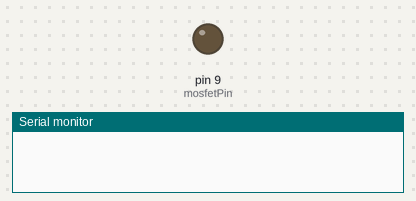
Simulated run of this sketch. Board: Arduino Uno, built with avr-gcc and run on an emulated ATmega328P. Shown: output pins drawn as LEDs (lit = HIGH), the last lines printed to the serial monitor.

Above: at 0.7 s.
At 5.2 s:
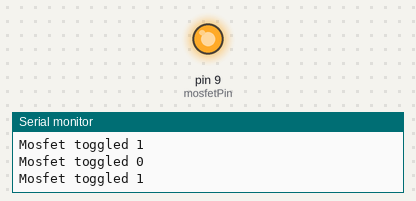
Timing chart, 0 to 6.9 s (numbered marks = the images above):
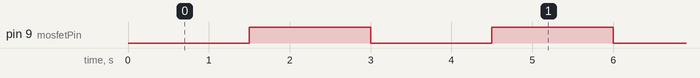

The sketch:

toggle_mosfet.ino
```cpp
const int mosfetPin = 9;
bool mosfetState = false;

unsigned long lastToggleTime = 0;
const unsigned long toggleInterval = 1500; // 1 second

void setup() {
  Serial.begin(9600);
  pinMode(mosfetPin, OUTPUT);
  digitalWrite(mosfetPin, LOW);
}

void loop() {
  unsigned long now = millis();

  // Time to toggle?
  if (now - lastToggleTime >= toggleInterval) {
    lastToggleTime = now;


    // Toggle the MOSFET
    mosfetState = !mosfetState;
    digitalWrite(mosfetPin, mosfetState ? HIGH : LOW);
    Serial.print("\nMosfet toggled ");Serial.print(mosfetState);
  }
}
```

Measured:
- by itself, pin 9 (mosfetPin): alternates HIGH for 1.5 s and LOW for 1.5 s
